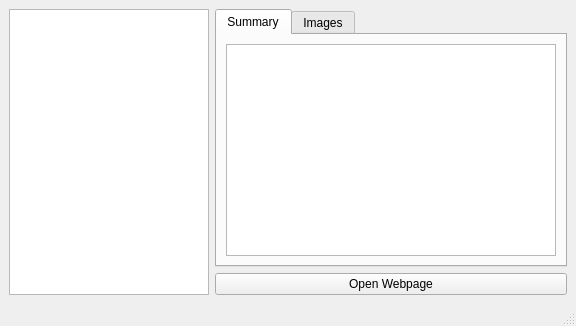
<?xml version="1.0" encoding="UTF-8"?>
<ui version="4.0">
 <class>MainWindow</class>
 <widget class="QMainWindow" name="MainWindow">
  <property name="geometry">
   <rect>
    <x>0</x>
    <y>0</y>
    <width>576</width>
    <height>326</height>
   </rect>
  </property>
  <property name="windowTitle">
   <string>MainWindow</string>
  </property>
  <widget class="QWidget" name="centralwidget">
   <layout class="QGridLayout" name="gridLayout_2">
    <item row="0" column="1">
     <widget class="QTabWidget" name="tabWidget">
      <property name="currentIndex">
       <number>0</number>
      </property>
      <widget class="QWidget" name="summaryTab">
       <attribute name="title">
        <string>Summary</string>
       </attribute>
       <layout class="QVBoxLayout" name="verticalLayout">
        <item>
         <widget class="QTextBrowser" name="summaryTextBox"/>
        </item>
       </layout>
      </widget>
      <widget class="QWidget" name="imagesTab">
       <attribute name="title">
        <string>Images</string>
       </attribute>
       <layout class="QVBoxLayout" name="verticalLayout_2">
        <item>
         <widget class="QListWidget" name="imagesListView"/>
        </item>
       </layout>
      </widget>
     </widget>
    </item>
    <item row="1" column="1">
     <widget class="QPushButton" name="openWebpageButton">
      <property name="text">
       <string>Open Webpage</string>
      </property>
     </widget>
    </item>
    <item row="0" column="0" rowspan="2">
     <widget class="QListWidget" name="listWidget">
      <property name="maximumSize">
       <size>
        <width>200</width>
        <height>16777215</height>
       </size>
      </property>
     </widget>
    </item>
   </layout>
  </widget>
  <widget class="QStatusBar" name="statusbar"/>
 </widget>
 <resources/>
 <connections/>
</ui>
